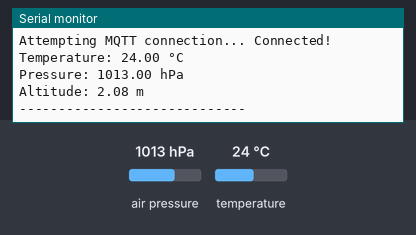
Bench run of a program on a simulated ESP8266 (NodeMCU). Shown: the last lines printed to the serial monitor. The test bench sets the inputs (shaded band); at power-on: air pressure 1013 hPa, temperature 24 °C. WiFi joins after 1.5 s; servers stay silent unless stated; random numbers use the default seed unless the program sets one; no MQTT or app messages arrive unless stated.

Above: at 2.7 s.
2.8 s: air pressure set to 952 hPa
At 7.1 s:
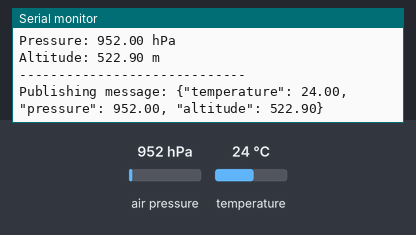
13.0 s: temperature set to 12 °C
16.0 s: air pressure set to 975 hPa
At 18.1 s:
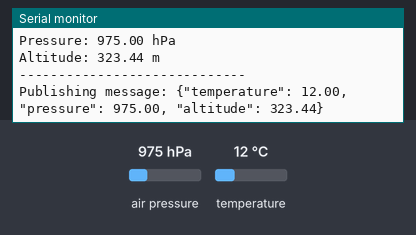
Timing chart, 0 to 19.6 s (numbered marks = the images above; inputs shaded):
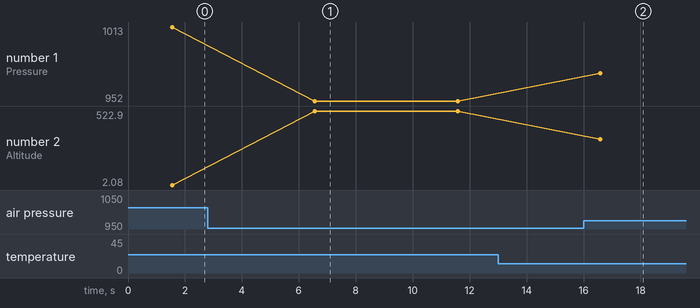

Measured:
- after the input at 2.8 s, the serial monitor: prints a new line after 3.8 s (image 1)
- after the input at 16.0 s, the serial monitor: prints a new line after 0.59 s (image 2)
- plotted number 1: 1013 → 952 after the input at 2.8 s, 952 → 975 after the input at 16.0 s
- plotted number 2: 2.08 → 522.9 after the input at 2.8 s, 522.9 → 323.44 after the input at 16.0 s

The program:

main.cpp
```cpp
#include <Arduino.h>
#include <Wire.h>
#include <Adafruit_Sensor.h>
#include <Adafruit_BMP280.h>
#include <ESP8266WiFi.h>
#include <PubSubClient.h>

// WiFi Configuration
const char* ssid = "";               // Write your WiFi SSID here (same where home assisntant is connected)
const char* password = "";           // Write your WiFi Password here

// MQTT Configuration
const char* mqtt_server = "";        // IP address of your MQTT broker (same as Home Assistant)

WiFiClient espClient;
PubSubClient client(espClient);

// BMP280 Sensor Setup
Adafruit_BMP280 bmp; // I2C interface

#define SDA_PIN 0  // ESP32 I2C SDA
#define SCL_PIN 2  // ESP32 I2C SCL
#define SEALEVELPRESSURE_HPA (1013.25)  // Sea level pressure at your location

// Timing for MQTT Messages
unsigned long lastMsg = 0;
#define MSG_BUFFER_SIZE (100)
char msg[MSG_BUFFER_SIZE];

// Connect to Wi-Fi
void setup_wifi() {
  Serial.print("Connecting to WiFi...");
  WiFi.mode(WIFI_STA);
  WiFi.begin(ssid, password);

  // Wait until connected
  while (WiFi.status() != WL_CONNECTED) {
    delay(500);
    Serial.print(".");
  }

  Serial.println("\nConnected to WiFi!");     // Connected
  Serial.print("IP Address: ");
  Serial.println(WiFi.localIP());             // IP address
}

// MQTT Reconnection
void reconnect() {
  // Loop until we are connected to MQTT
  while (!client.connected()) {
    Serial.print("Attempting MQTT connection...");

    //Generate unique client ID
    String clientId = "ESP32Client-";         // You can change ID to your own
    clientId += String(random(0xffff), HEX);

    // Attempt to connect
    if (client.connect(clientId.c_str())) {
      Serial.println(" Connected!");
    } else {
      Serial.print(" Failed, rc=");
      Serial.print(client.state());
      Serial.println(" Trying again in 5 seconds...");
      delay(5000);
    }
  }
}

void setup() {
  Serial.begin(115200);

  // Start Wi-Fi
  setup_wifi();

  // Configure MQTT client
  client.setServer(mqtt_server, 1883);

  // Start I2C for BMP280
  Wire.begin(SDA_PIN, SCL_PIN);

  // Initialize BMP280
  if (!bmp.begin(0x76)) { // Try 0x77 if 0x76 doesn't work
    Serial.println("Could not find a valid BMP280 sensor, check wiring!");
    while (1);  // Stop execution
  }
}

void loop() {
  // Reconnect to MQTT if needed
  if (!client.connected()) {
    reconnect();
  }
  client.loop();

  // Read sensor values
  float t = bmp.readTemperature();                  // Celsius
  float p = bmp.readPressure() / 100.0F;            // Convert to hPa
  float a = bmp.readAltitude(SEALEVELPRESSURE_HPA);

  // Print to Serial Monitor
  Serial.print("Temperature: ");
  Serial.print(t);
  Serial.println(" °C");

  Serial.print("Pressure: ");
  Serial.print(p);
  Serial.println(" hPa");

  Serial.print("Altitude: ");
  Serial.print(a);
  Serial.println(" m");

  Serial.println("-----------------------------");

  // Send MQTT message every 5 seconds
  unsigned long now = millis();
  if (now - lastMsg > 5000) {
    lastMsg = now;

    // Format sensor data as JSON
    snprintf(msg, MSG_BUFFER_SIZE, "{\"temperature\": %.2f, \"pressure\": %.2f, \"altitude\": %.2f}", t, p, a);

    // Publish to topic
    Serial.print("Publishing message: ");
    Serial.println(msg);
    client.publish("BMP280/01", msg);   // You can change this topic
  }

  delay(5000);  // Wait before next reading
}
```
